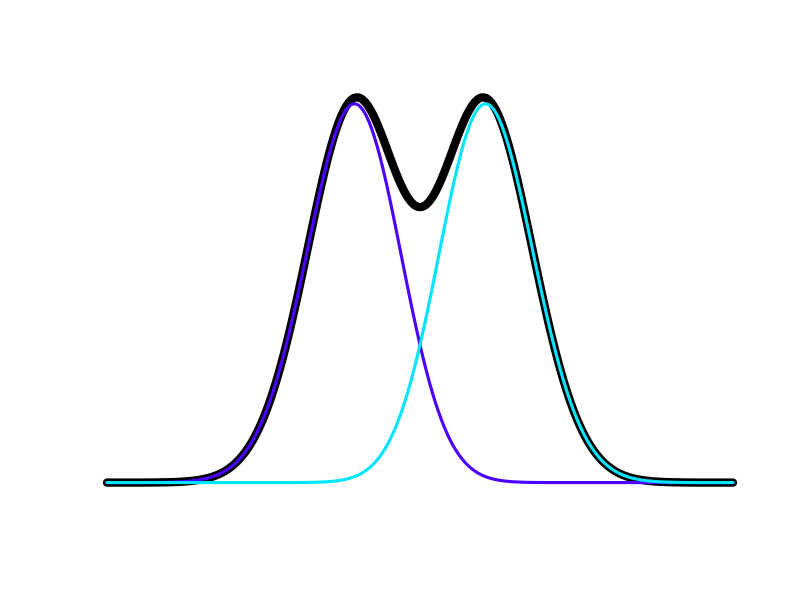
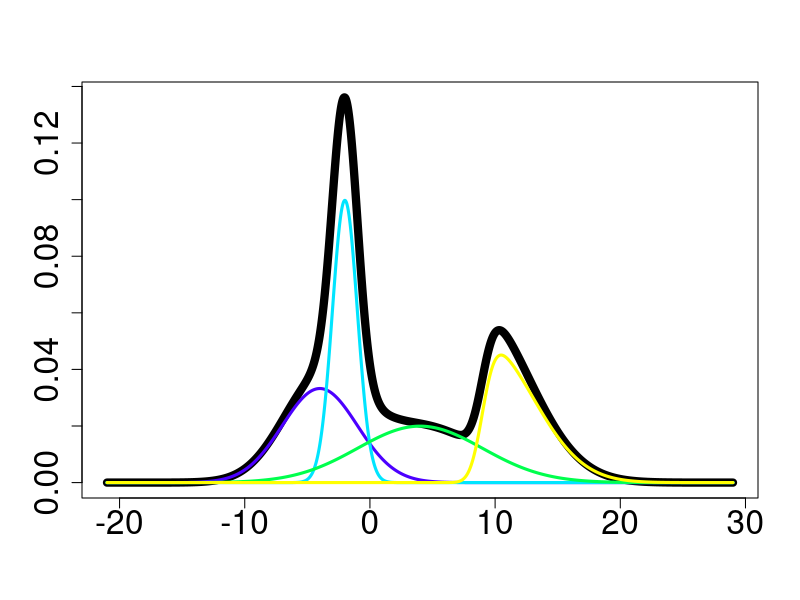
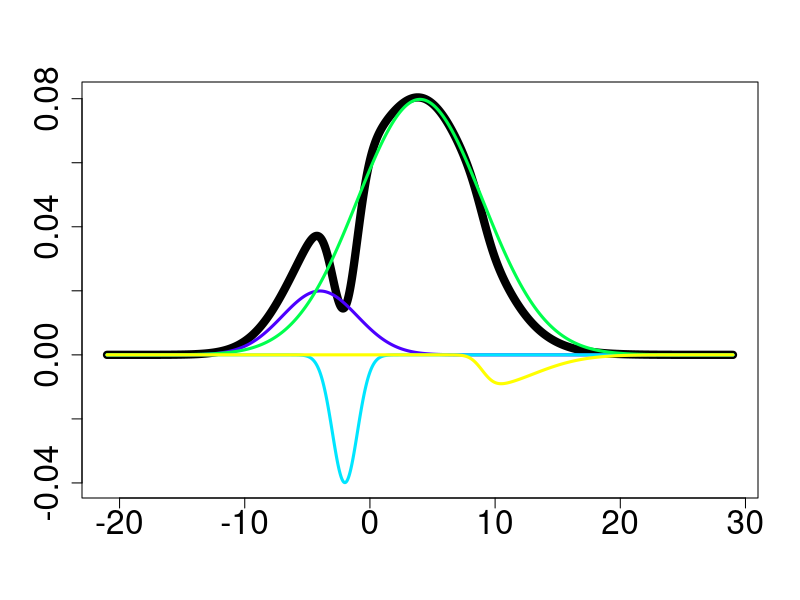

Here is the R script that generated these plots, in order:
# Normal distributions found in the Tower of Pisa
# www.overfitting.net
# https://www.overfitting.net/2026/01/distribuciones-normales-en-la-torre-de.html

library(Cairo)


# Function to plot N skewed weighted normal distributions and their sum
plot_skew_normals_and_sum <- function(
        xi = c(-0.2, 0.2),  # x axis locations
        omega = c(1, 1),  # widths (~stdev)
        alpha = c(-4, 4),  # skewness (asymmetry)
        weight = c(1, 1),  # normalization weights
        # When the sum of weights=1 the output sum distribution will be a valid
        # normalized probability density function with Area=1
        n = 5000, labels = FALSE  # resolution and labelling
) {
    # Skewed normal distribution function
    dskewnorm <- function(x, xi, omega, alpha) {
        z <- (x - xi) / omega
        2 / omega * dnorm(z) * pnorm(alpha * z)
    }
    
    # Calculations
    N = length(xi)  # number of curves
    from <- min(xi - 5*omega)
    to   <- max(xi + 5*omega)
    x <- seq(from, to, length.out = n)  # set x axis limits
    y=list()
    for (i in 1:N) y[[i]] <- weight[i] * dskewnorm(x, xi[i], omega[i], alpha[i])
    ysum <- Reduce(`+`, y)
    MINY = min(ysum)
    if (MINY<0) print(paste0("WARNING: sum reaches negative values (",
                           MINY, ")"))
    
    # Plotting
    ymin=min(ysum, unlist(y))  # get y axis limits
    ymax=max(ysum, unlist(y))
    plot(x, ysum, type = "l", lwd = 8, ylim = c(ymin, ymax),
         xlab = "", ylab = "", axes = labels, ann = labels, cex.axis = 2)
    cols <- topo.colors(N)
    for (i in 1:N) lines(x, y[[i]], lwd = 3, col=cols[i])
}


# EXAMPLES

# Adjustments to fit the staircase in the Tower of Pisa
CairoPNG("plot_skew_normals.png", width=1920, height=1080)
    plot_skew_normals_and_sum(
        xi = c(-3.7, 3.7),
        omega = c(5, 5),
        alpha = c(-0.8, 0.8)
    )
dev.off()

# Multiple distribution example
CairoPNG("plot_skew_normals_multi.png", width=1024, height=600)
    plot_skew_normals_and_sum(
        xi = c(-4, -2, 4, 9),
        omega = c(3, 1, 5, 4),
        alpha = c(0, 0, 0, 5),
        weight = c(1, 1, 1, 1)/4,  # ensure sum distribution Area=1
        labels = TRUE
    )
dev.off()

# Multiple distribution example with negative weights
CairoPNG("plot_skew_normals_multi_neg.png", width=1024, height=600)
    plot_skew_normals_and_sum(
        xi = c(-4, -2, 4, 9),
        omega = c(3, 1, 5, 4),
        alpha = c(0, 0, 0, 5),
        weight = c(0.15, -0.1, 1, -0.05),  # ensure sum distribution Area=1
        labels = TRUE
    )
dev.off()
